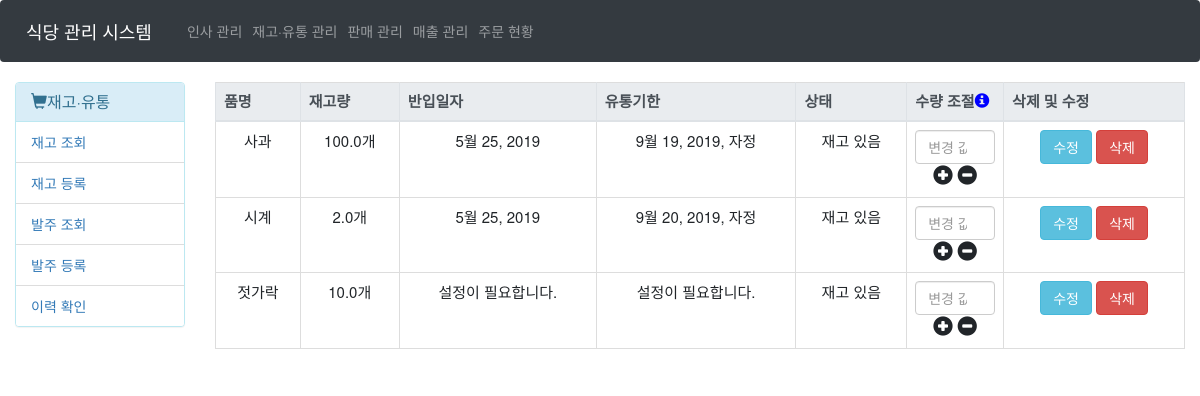
The page /Stock/Inquiry/ on the database as committed earlier.
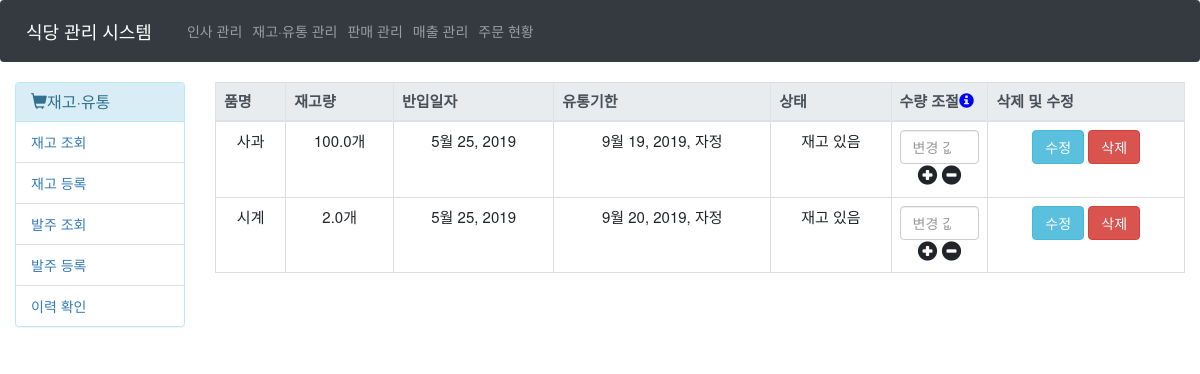
The same page on the database as committed later.
### Main/models.py (models this page shows, shortened)
class Stock(models.Model):
    class Meta:
        verbose_name = '재고'
        verbose_name_plural = '재고'
    s_name = models.CharField(max_length=30, verbose_name="재고명")
    s_count = models.FloatField(verbose_name='재고량', default=0)
    s_unit = models.CharField(max_length=10, verbose_name='단위', blank=True, null=True)
    s_incoming_at = models.DateField(verbose_name='반입일자', null=True, blank=True)
    s_status = models.BooleanField(verbose_name='상태', default=True)
    s_caution_num = models.PositiveIntegerField(verbose_name="경고 수량", null=True, blank=True)
    s_expire_at = models.DateTimeField(verbose_name='유통기한', null=True, blank=True)

### Main/views.py (the view)
# urls.py: path('Stock/Inquiry/', views.readItems, name="readItems"),
def readItems(request):
    try:
        Stocks = Stock.objects.all()
    except Exception as e:
        Stocks = None
    return render(request, 'Main/Stock/Stock_read_items.html', {
        'Stocks' : Stocks
    })

### Main/templates/Main/Stock/Stock_read_items.html (shortened to what this page needs)
{% extends 'Main/Stock/main.html' %}
{% block content %}
    <table class="table table-bordered text-center">
    <thead class="thead thead-light">
        <th>품명</th>
        <th>재고량</th>
        <th>반입일자</th>
        <th>유통기한</th>
        <th>상태</th>
        <th style="width : 10%;">수량 조절<i id="tooltip" class="glyphicon glyphicon-info-sign" style="color : blue" title="기존 재고량에 재고를 쉽게 더하거나 뺄 수 있습니다."></i></th>
        <th>삭제 및 수정</th>
    </thead>
    <tbody>
    {% if Stocks %}
        {% for stock in Stocks %}
        <tr>
            <td>{{stock.s_name}}</td>
            <td id="count{{stock.pk}}">{{stock.s_count}}{{stock.s_unit}}</td>
            <td>{{stock.s_incoming_at|default_if_none:"설정이 필요합니다."}}</td>
            <td>{{stock.s_expire_at|default_if_none:"설정이 필요합니다."}}</td>
            {% if stock.s_status == True %}
                <td>재고 있음</td>
            {% else %}
                <td>소진</td>
            {% endif %}
            <td>
                <input id="value{{stock.pk}}" type="number" class="form-control" placeholder="변경 값">
                <i class="glyphicon glyphicon-plus-sign" style="font-size : 20px;" onclick="modifyValue(0, {{stock.s_count}}, {{stock.pk}})"></i>
                <i class="glyphicon glyphicon-minus-sign" style="font-size : 20px;" onclick="modifyValue(1, {{stock.s_count}}, {{stock.pk}})"></i>
            </td>
            <td>
                <form name="update" method="GET" action="{% url 'main:updateItem' stock.pk %}" style="display : inline;">
                    <input type="submit" class="btn btn-info" value="수정">
                </form>
                <form name="delete" method="POST" style="display : inline;">
                    <input type="button" class="btn btn-danger" value="삭제" onclick="isDelete({{stock.pk}});">
                </form>
            </td>
        </tr>
        {% endfor %}
    {% else %}
        <td colspan="8">등록된 재고가 없습니다.</td>
    {% endif %}
    </tbody>
    </table>
{% endblock %}

Rows that differ between the two databases and show on the page:
removed Stock: s_name "젓가락", s_count "10.0", s_unit "개", s_incoming_at "설정이 필요합니다.", s_expire_at "설정이 필요합니다.", s_status "재고 있음"
